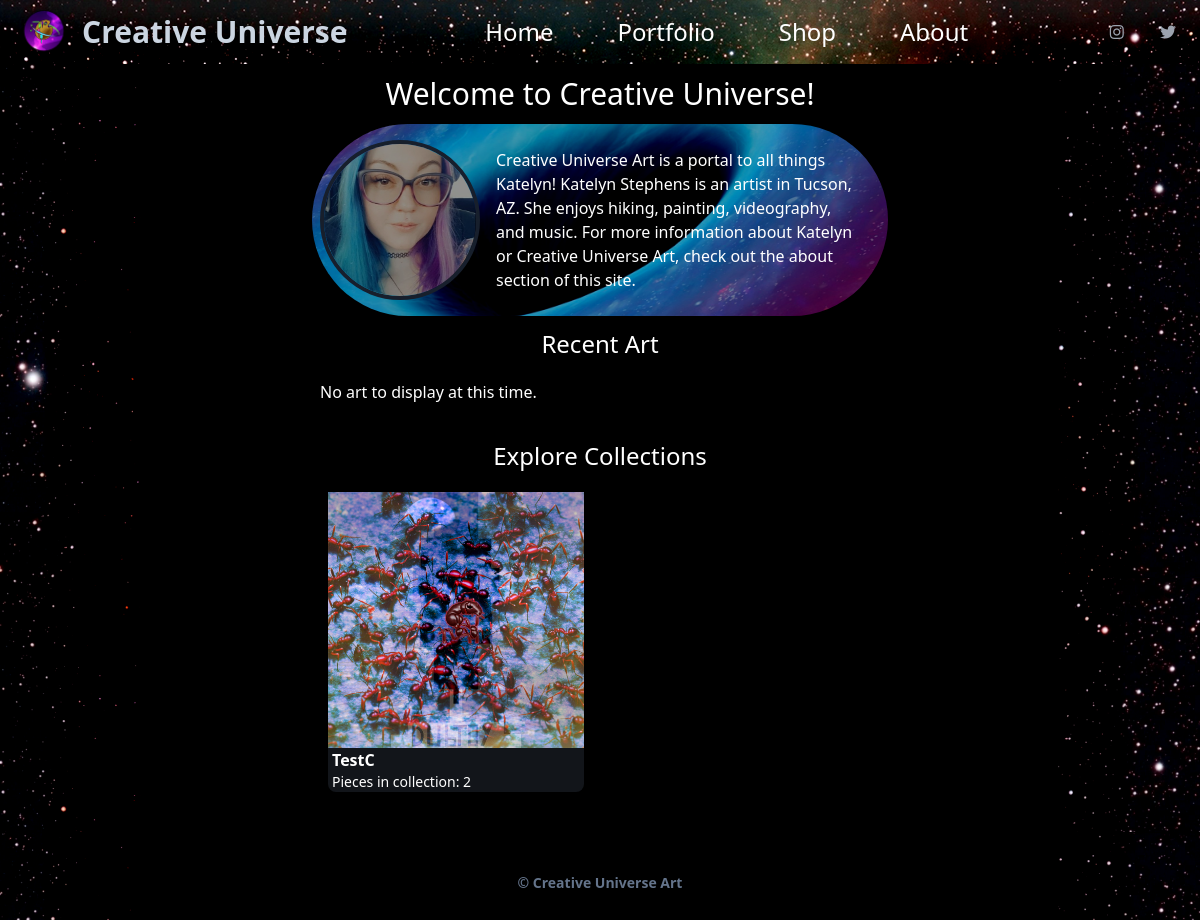
/, run on an earlier commit of the app's database.
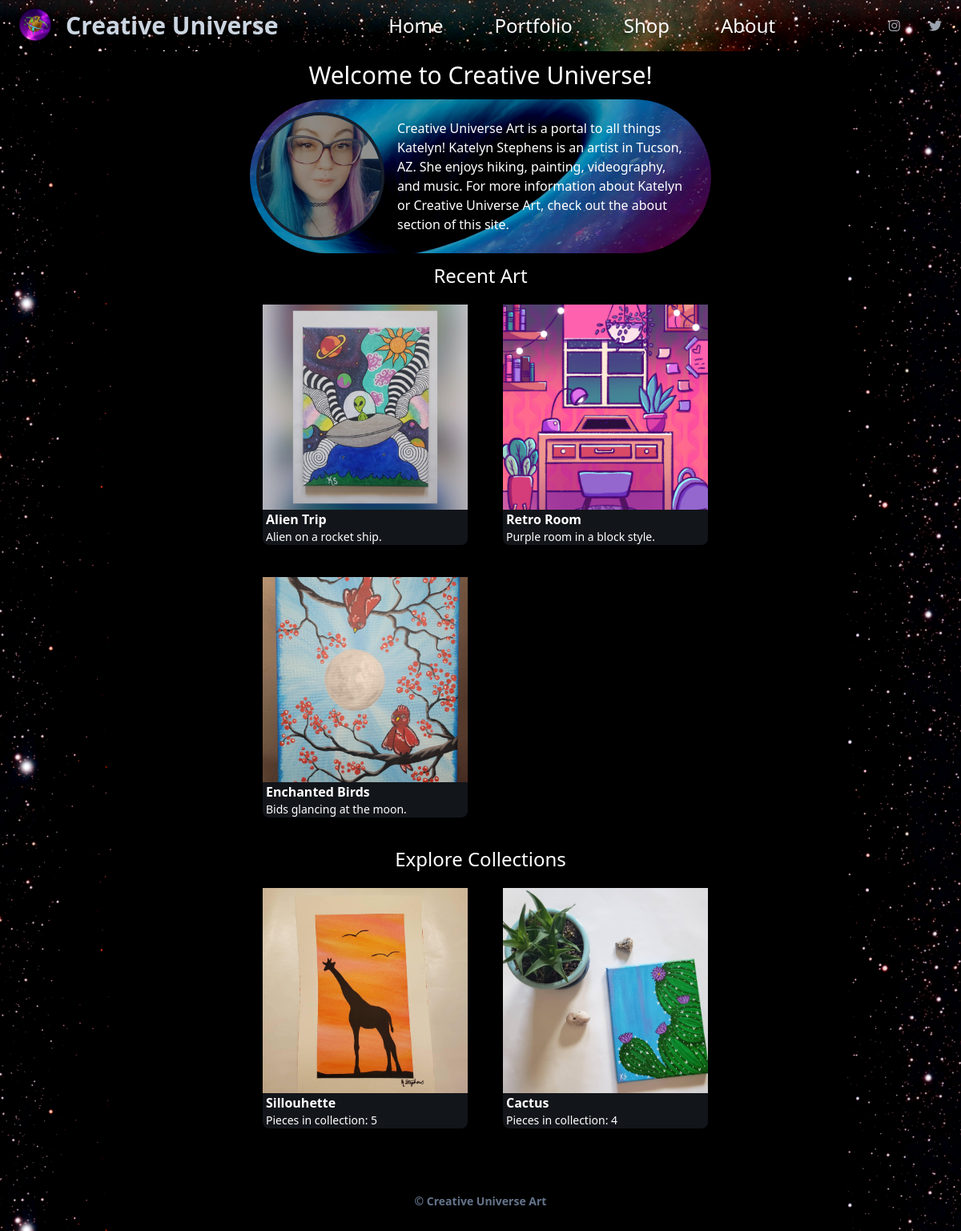
And on a later commit of the database.
### artpage/models.py (models this page shows, shortened)
class Collection(models.Model):
    name= models.CharField(max_length=50)
    description= models.CharField(max_length=500)
    image= models.ImageField(blank=True, upload_to='collections/')
    last_updated= models.DateTimeField(auto_now=True)
    objects = models.Manager()
    all_collections = CollectionManager()

class ArtPiece(models.Model):
   title= models.CharField(max_length=50)
   description= models.CharField(max_length=100)
   art_type= models.ForeignKey(ArtType, on_delete=models.CASCADE)
   canvas_size= models.CharField(max_length= 8, blank=True)
   image= models.ImageField(upload_to='artwork/')
   uploaded= models.DateField(auto_now_add=True)
   collection= models.ForeignKey(Collection, blank=True, on_delete=models.PROTECT, null=True)
   objects = models.Manager()
   no_collection = NoCollectionManager()
   creator= models.ForeignKey(Creator, on_delete=models.PROTECT, blank=True, null=True)

### home/views.py (the view)
# urls.py: path('', views.HomeView.as_view(), name='home'),
class HomeView(View):
    def get(self, request):
        recent_art = ArtPiece.no_collection.order_by('-uploaded')[:3]
        collections = Collection.all_collections.order_by('-last_updated')[:3]
        context = {'recent_art' : recent_art, 'collections' : collections}
        return render(request, 'homepage.html', context)

### artpage/models.py (called while the page is built)
    def get_queryset(self):
        return super().get_queryset().exclude(name='No Collection')

    def get_queryset(self):
        return super().get_queryset().filter(collection='4')

### home/templates/homepage.html (shortened to what this page needs)
{% extends 'index.html' %}
{% load static %}
{% block content %}
<div class="flex flex-row justify-center px-8">
    <h1 class="text-2xl md:text-3xl my-3">Welcome to Creative Universe!</h1>
</div>
<div class="flex flex-row justify-center">
    <div class="flex flex-row justify-center bg-cover rounded-full w-3/4 py-2 px-2" style="background-image: url('{% static 'blackhole_o.png' %}')">
        <img src="{% static 'headshot.jpg' %}" class="hidden sm:block shrink max-h-32 md:max-h-40 w-auto my-auto rounded-full brightness-75 hover:hue-rotate-60 border-4 border-slate-800" alt="Katelyn Stephens">
        <span class="flex flex-col md:justify-center shrink">
            <p class="px-8 py-8 md:py-4 md:px-4 max-w-screen-md">Creative Universe Art is a portal to all things Katelyn! Katelyn Stephens is an artist in Tucson, AZ. She enjoys hiking, painting, videography, and music.
                For more information about Katelyn or Creative Universe Art, check out the about section of this site.
            </p>
    </div>
</div>
<div class="flex flex-row justify-center px-8">
    <h1 class="text-xl md:text-2xl my-3">Recent Art</h1>
</div>
<div class="grid lg:grid-cols-2 xl:grid-cols-3 gap-10 px-2 py-2 mx-auto w-3/4 xl:w-3/4 mb-4">
    {% if recent_art %}
    {% for art in recent_art %}
    <div class="bg-slate-600 overflow-hidden md:w-64 w-64 mx-2 bg-opacity-25 rounded-b-lg">
        <a href="#" target="_blank" rel="noreferrer"><img src="{{ art.image.url }}" class="h-64 md:h-64 w-full object-cover"alt=""></a>
        <a href="#" target="_blank" rel="noreferrer"><h2 class="font-bold bold_underline pl-1">{{ art.title }}</h2></a>
        <h2 class="font-medium text-sm pl-1">{{ art.description }}</h2>
    </div>
    {% endfor %}
    {% else %}
    <p>No art to display at this time.</p>
    {% endif %}
</div>
<div class="flex flex-row justify-center px-8">
    <h1 class="text-xl md:text-2xl my-3">Explore Collections</h1>
</div>
<div class="grid lg:grid-cols-2 xl:grid-cols-3 gap-10 px-2 py-2 mx-auto w-3/4 xl:w-3/4 mb-4">
    {% if collections %}
    {% for collect in collections %}
    <div class="bg-slate-600 overflow-hidden md:w-64 w-64 mx-2 bg-opacity-25 rounded-b-lg">
        <a href="#" target="_blank" rel="noreferrer"><img src="{{ collect.image.url }}" class="h-64 md:h-64 w-full object-cover"alt=""></a>
        <a href="#" target="_blank" rel="noreferrer"><h2 class="font-bold bold_underline pl-1">{{ collect.name }}</h2></a>
        <h2 class="font-medium text-sm pl-1">Pieces in collection: {{ collect.artpiece_set.count }}</h2>
    </div>
    {% endfor %}
    {% else %}
    <p>No collections to display at this time.</p>
    {% endif %}
</div>
{% endblock %}

### theme/templates/index.html
{% extends 'base.html' %}

### theme/templates/base.html (shortened to what this page needs)
{% load static tailwind_tags %}
{% load static %}
<!DOCTYPE html>
<html lang="en">
	<head>
		<link rel="preload" href="https://cdn.jsdelivr.net/npm/@fortawesome/fontawesome-free@5/css/all.min.css" as="style" onload="this.onload=null;this.rel='stylesheet'">
		{% tailwind_css %}
	</head>
	<body class="antialiased text-white font-sans leading-normal tracking-normal bg-black w-full bg-repeat-y {% block background_option %}bg-contain{% endblock %}" style="background-image: url('{% static 'universe_lg_b.png' %}')">
		{% include 'navbar.html' %}
		<span class="" id="hiddennav">
			<div class="w-full sm:w-9/12 lg:w-8/12 px-4 sm:pr-2 lg:pr-4 mx-auto md:mt-auto">
				{% block content %}
				{% endblock %}
			</div>
		  <footer>
			<hr class="mt-8 border-black">
			<div class="flex flex-wrap items-center md:justify-between justify-center bg-black-800 bg-opacity-25">
				<div class="w-full md:w-4/12 px-4 mx-auto text-center">
				  <div class="text-sm text-slate-500 font-semibold py-10">
					© Creative Universe Art
				  </div>
				</div>
			  </div>
		  </footer>
		</span>
	</body>
</html>

### theme/templates/navbar.html (shortened to what this page needs)
{% load static %}
<nav role="navigation" class="md:flex md:justify-between md:items-center p-1 text-white shadow-lg" style="background-image: url('{% static 'universe_nav2.png' %}')">
    <div class="flex justify-between items-center">
        <a href="/" class="flex items-center">
            <img src="{% static 'logo.png' %}" class="inline h-14 pl-2 py-1" alt="Logo"/>
            <span class="mx-0 sm:mx-2 my-2 border-b-1 border-transparent hover:border-gray-400 border-opacity-25 self-center text-3xl font-semibold whitespace-nowrap text-slate-300 hover:text-gray-300 transition-all duration-500">Creative Universe</span>
        </a>
    </div>
    <div class="hidden md:block" id="mobilenav">
        <ul id="background" class="w-full h-full flex flex-col md:flex-row items-center text-white text-2xl md:text-base font-medium md:z-auto md:static absolute left-0 md:w-auto md:py-0 py-4 md:pl-0 pl-7 bg-cover md:bg-none md:top-[-400px] transitional-all ease-in duration-500" style="">
            <li class="mx-8 my-6 md:my-0 {% if request.path == '/' %}active:font-extrabold text-white{% endif %}">
            <a class="text-2xl" href="/">Home</a>
            </li>
            <li class="mx-8 my-6 md:my-0 {% if 'portfolio' in request.path %}active:font-extrabold text-white{% endif %}">
            <a class="text-2xl" href="{% url 'portfolio' %}">Portfolio</a>
            </li>
            <li class="mx-8 my-6 md:my-0 {% if 'shop' in request.path %}active:font-extrabold text-white{% endif %}">
            <a class="text-2xl" href="https://www.etsy.com/shop/CreativeUniverseArt">Shop</a>
            </li>
            <li class="mx-8 my-6 md:my-0 {% if 'about' in request.path  %}active:font-extrabold text-white{% endif %}">
            <a class="text-2xl" href="{% url 'about' %}">About</a>
            </li>
        </ul>
    </div>
    <span class="md:block hidden">
        <a href="https://instagram.com/creativeuniverseart" target="_blank" class="
            text-gray-400
            hover:text-slate-900
            pl-3
            py-2
            pr-5
            rounded-md
            font-medium
        "><i class="fab fa-instagram"></i></a>
        <a href="https://twitter.com/creativeuniverseart" target="_blank" class="
            text-gray-400
            hover:text-slate-900
            pl-3
            py-2
            pr-5
            rounded-md
            font-medium
        "><i class="fab fa-twitter"></i></a>
    </span>
</nav>

What changed in the data, as far as the page shows it:
removed Collection: image (picture), name "TestC", artpiece_set.count "2"
added ArtPiece: image (picture), title "Alien Trip", description "Alien on a rocket ship."
added ArtPiece: image (picture), title "Retro Room", description "Purple room in a block style."
added ArtPiece: image (picture), title "Enchanted Birds", description "Bids glancing at the moon."
added Collection: image (picture), name "Sillouhette", artpiece_set.count "5"
added Collection: image (picture), name "Cactus", artpiece_set.count "4"
Also different on the page:
text no longer shown: "No art to display at this time."
